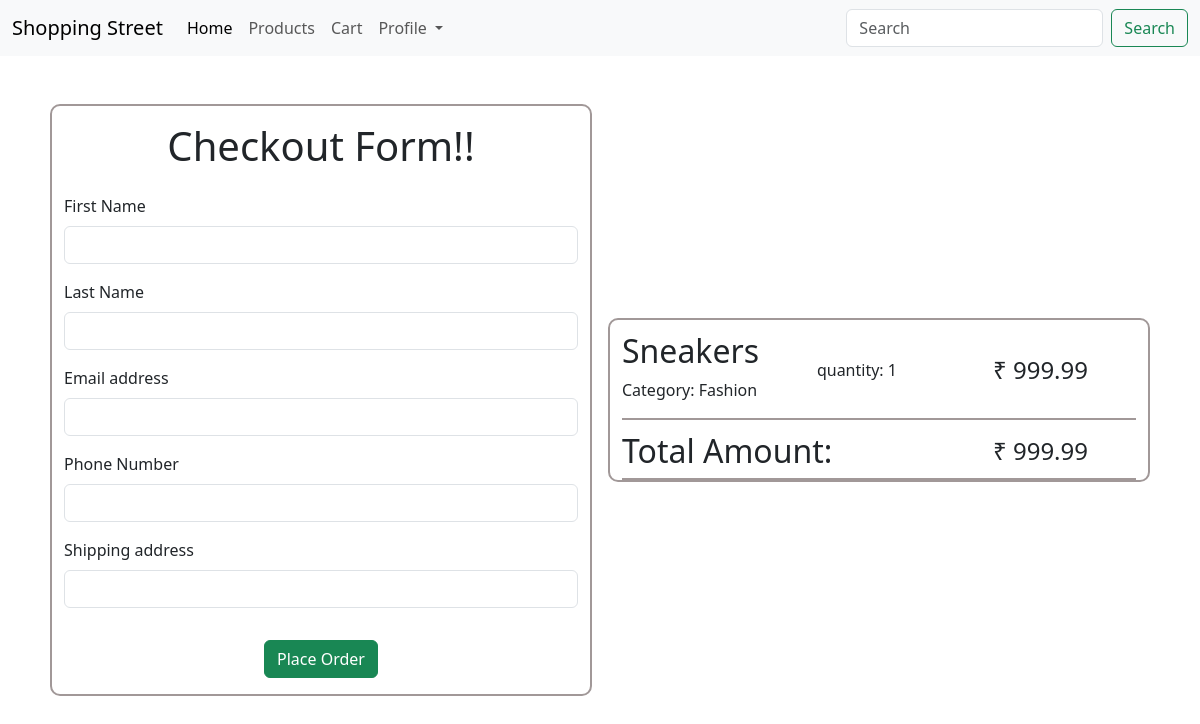
The app's page /buy/1 (signed in) with its own data.
### eshop/models.py (models this page shows, shortened)
class Products(models.Model):
    product_id = models.AutoField(primary_key=True)
    name = models.CharField(max_length=255)
    image=models.ImageField(default='/static/images/jeans.jpg',upload_to='products_img')
    price = models.DecimalField(max_digits=10, decimal_places=2)
    stock_quantity = models.IntegerField()
    description = models.TextField()
    category = models.ForeignKey(Categories, on_delete=models.CASCADE)

class Categories(models.Model):
    category_id = models.AutoField(primary_key=True)
    name = models.CharField(max_length=255)
    def __str__(self):
        return self.name

### eshop/views.py (the view)
# urls.py: path('buy/<int:pk>', views.buy,name='buy'),
@login_required
def buy(request,pk):
    obj=Products.objects.filter(product_id=pk)
    sum=obj[0].price
    if request.method=='POST':
        first_name=request.POST['first_name']
        last_name=request.POST['last_name']
        email=request.POST['email']
        phone_no=request.POST['phone']
        shipping_address=request.POST['address']
        cust=Customers(first_name=first_name,last_name=last_name,email=email,phone_no=phone_no,shipping_address=shipping_address)
        cust.save()
        order=Orders(user=request.user,customer=cust,total_amount=sum)
        order.save()
        order_item=OrderItems(order=order,product=obj[0],quantity=1,subtotal=obj[0].price)
        order_item.save()
        messages.success(request,"Order Placed :)")
        return redirect('/products/')
    else:
        return render(request,'buy.html',{'obj':obj,'sum':sum})

### eshop/templates/buy.html (shortened to what this page needs)
{% extends "base.html" %}
{% block content %}
<div class="container" style="display: flex;align-items: center;justify-content: center;">
    <div class="container my-5 mx-2" style="border: 2px solid rgb(161, 152, 152);border-radius: 10px;">
        <div style="display: flex;align-items:center;justify-content:center;" class="my-3">
            <h1>Checkout Form!!</h1>
        </div>
        <form method='POST'>
            <div class="mb-3">
            <label for="exampleInputfN" class="form-label">First Name</label>
            <input name='first_name' type="name" class="form-control" id="exampleInputfN" aria-describedby="emailHelp" required>
            </div>
            <div class="mb-3">
            <label for="exampleInputlN" class="form-label">Last Name</label>
            <input name='last_name' type="name" class="form-control" id="exampleInputlN" aria-describedby="emailHelp" required>
            </div>
            <div class="mb-3">
            <label for="exampleInputEmail1" class="form-label">Email address</label>
            <input name='email' type="email" class="form-control" id="exampleInputEmail1" aria-describedby="emailHelp" required>
            </div>
            <div class="mb-3">
            <label for="exampleInputEmail1" class="form-label">Phone Number</label>
            <input name='phone' type="number" class="form-control" id="exampleInputEmail1" aria-describedby="emailHelp" required>
            </div>
            <div class="mb-3">
            <label for="exampleInputsa" class="form-label">Shipping address</label>
            <input name='address' type="text" class="form-control" id="exampleInputsa" aria-describedby="emailHelp" required>
            </div>
            <div style="display: flex;justify-content: center;align-items: center;">
                <button type="submit" class="btn btn-success my-3">Place Order</button>
            </div>
    </form>
    </div>
    <div class="container my-5 mx-2" style="border: 2px solid rgb(161, 152, 152);border-radius: 10px;">
        {% for p in obj %}
            <div style="width: 100%;display: flex;justify-content: center;align-items: center;margin-top: 1vw;border-bottom: 2px solid rgb(161, 152, 152);">
                <div class="col" style="margin-left: 0vw;">
                    <div class="">
                        <h2>{{p.name}}</h2>
                    </div>
                    <div class="">
                        <p>Category: {{p.category}}</p>
                    </div>
                </div>
                <div class="mx-5">
                    <h4 class="fs-6">quantity: 1</h4>
                </div>
                <div class="mx-5">
                    <h4>₹ {{p.price}}</h4>
                </div>
            </div>
        {% endfor %}
        <div style="width: 100%;display: flex;justify-content: center;align-items: center;margin-top: 1vw;border-bottom: 2px solid rgb(161, 152, 152);">
            <div class="col" style="margin-left: 0vw;">
                <div class="">
                    <h2>Total Amount: </h2>
                </div>
            </div>
            <div class="mx-5">
                <h4>₹ {{sum}}</h4>
            </div>
        </div>
    </div>
</div>
{% endblock content %}

### records on screen
Products: name "Sneakers", category "Fashion", price "999.99"
